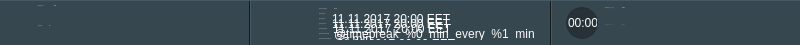
  <widget class="QFrame" name="frame_top_info">
   <property name="geometry">
    <rect>
     <x>0</x>
     <y>46</y>
     <width>800</width>
     <height>45</height>
    </rect>
   </property>
   <property name="minimumSize">
    <size>
     <width>800</width>
     <height>45</height>
    </size>
   </property>
   <property name="maximumSize">
    <size>
     <width>800</width>
     <height>45</height>
    </size>
   </property>
   <property name="styleSheet">
    <string notr="true">.QFrame {
background-color: #37474f;
border-top: 1px solid #455a64;
}
QLabel {
    color: #b0bec5;
	font: 13px &quot;Open Sans&quot;;
}

QLabel:disabled {
    color: rgba(176, 190, 197, 100);
}</string>
   </property>
   <property name="frameShape">
    <enum>QFrame::StyledPanel</enum>
   </property>
   <property name="frameShadow">
    <enum>QFrame::Raised</enum>
   </property>
   <widget class="QFrame" name="frame_3">
    <property name="geometry">
     <rect>
      <x>250</x>
      <y>0</y>
      <width>301</width>
      <height>45</height>
     </rect>
    </property>
    <property name="minimumSize">
     <size>
      <width>301</width>
      <height>45</height>
     </size>
    </property>
    <property name="maximumSize">
     <size>
      <width>301</width>
      <height>45</height>
     </size>
    </property>
    <property name="styleSheet">
     <string notr="true">.QFrame {
    border-left: 1px solid #455a64;
    border-right: 1px solid #191919;
}</string>
    </property>
    <layout class="QGridLayout" name="gridLayout_3" rowstretch="0,0" columnstretch="0,0">
     <property name="leftMargin">
      <number>14</number>
     </property>
     <property name="topMargin">
      <number>6</number>
     </property>
     <property name="rightMargin">
      <number>15</number>
     </property>
     <property name="bottomMargin">
      <number>5</number>
     </property>
     <property name="horizontalSpacing">
      <number>7</number>
     </property>
     <property name="verticalSpacing">
      <number>0</number>
     </property>
     <item row="0" column="0" rowspan="2" alignment="Qt::AlignLeft|Qt::AlignVCenter">
      <widget class="QLabel" name="icon_2">
       <property name="minimumSize">
        <size>
         <width>32</width>
         <height>32</height>
        </size>
       </property>
       <property name="maximumSize">
        <size>
         <width>32</width>
         <height>32</height>
        </size>
       </property>
       <property name="pixmap">
        <pixmap resource="../../resources.qrc">:/textures/Common/Tournament/icon_info_area_time.png</pixmap>
       </property>
      </widget>
     </item>
     <item row="0" column="1">
      <widget class="QFrame" name="central_frame">
       <property name="styleSheet">
        <string notr="true">QWidget {
    background-color: transparent;
border:none;
}</string>
       </property>
       <layout class="QVBoxLayout" name="verticalLayout_5" stretch="0,0,0,0,0,0,0,1">
        <property name="spacing">
         <number>1</number>
        </property>
        <property name="leftMargin">
         <number>0</number>
        </property>
        <property name="topMargin">
         <number>0</number>
        </property>
        <property name="rightMargin">
         <number>0</number>
        </property>
        <property name="bottomMargin">
         <number>0</number>
        </property>
        <item alignment="Qt::AlignLeft|Qt::AlignTop">
         <widget class="QWidget" name="active_time" native="true">
          <property name="minimumSize">
           <size>
            <width>0</width>
            <height>16</height>
           </size>
          </property>
          <property name="maximumSize">
           <size>
            <width>16777215</width>
            <height>16</height>
           </size>
          </property>
          <layout class="QHBoxLayout" name="horizontalLayout_19" stretch="0,1">
           <property name="spacing">
            <number>5</number>
           </property>
           <property name="leftMargin">
            <number>0</number>
           </property>
           <property name="topMargin">
            <number>0</number>
           </property>
           <property name="rightMargin">
            <number>0</number>
           </property>
           <property name="bottomMargin">
            <number>0</number>
           </property>
           <item alignment="Qt::AlignLeft|Qt::AlignTop">
            <widget class="QLabel" name="msg_active_time">
             <property name="font">
              <font>
               <family>Open Sans</family>
               <pointsize>-1</pointsize>
               <weight>50</weight>
               <italic>false</italic>
               <bold>false</bold>
              </font>
             </property>
             <property name="text">
              <string>@msg_inProgress</string>
             </property>
            </widget>
           </item>
           <item alignment="Qt::AlignLeft|Qt::AlignTop">
            <widget class="QLabel" name="value_active_time">
             <property name="font">
              <font>
               <family>Open Sans</family>
               <pointsize>-1</pointsize>
               <weight>50</weight>
               <italic>false</italic>
               <bold>false</bold>
              </font>
             </property>
             <property name="styleSheet">
              <string notr="true">QLabel {
    font:13px &quot;Open Sans&quot;;
    color: #fafafa;
}</string>
             </property>
             <property name="text">
              <string notr="true">25 min.</string>
             </property>
            </widget>
           </item>
          </layout>
         </widget>
        </item>
        <item alignment="Qt::AlignLeft|Qt::AlignTop">
         <widget class="QWidget" name="startDate" native="true">
          <property name="minimumSize">
           <size>
            <width>0</width>
            <height>16</height>
           </size>
          </property>
          <property name="maximumSize">
           <size>
            <width>16777215</width>
            <height>16</height>
           </size>
          </property>
          <layout class="QHBoxLayout" name="horizontalLayout_18" stretch="0,1">
           <property name="spacing">
            <number>5</number>
           </property>
           <property name="leftMargin">
            <number>0</number>
           </property>
           <property name="topMargin">
            <number>0</number>
           </property>
           <property name="rightMargin">
            <number>0</number>
           </property>
           <property name="bottomMargin">
            <number>0</number>
           </property>
           <item alignment="Qt::AlignLeft|Qt::AlignTop">
            <widget class="QLabel" name="msg_startDate">
             <property name="font">
              <font>
               <family>Open Sans</family>
               <pointsize>-1</pointsize>
               <weight>50</weight>
               <italic>false</italic>
               <bold>false</bold>
              </font>
             </property>
             <property name="text">
              <string>@msg_begins:</string>
             </property>
            </widget>
           </item>
           <item alignment="Qt::AlignLeft|Qt::AlignTop">
            <widget class="QLabel" name="value_startDate">
             <property name="styleSheet">
              <string notr="true">QLabel {
    font:13px &quot;Open Sans&quot;;
    color: #fafafa;
}</string>
             </property>
             <property name="text">
              <string notr="true">11.11.2017 20:00 EET</string>
             </property>
            </widget>
           </item>
          </layout>
         </widget>
        </item>
        <item alignment="Qt::AlignLeft|Qt::AlignTop">
         <widget class="QWidget" name="hadStartedDate" native="true">
          <property name="minimumSize">
           <size>
            <width>0</width>
            <height>16</height>
           </size>
          </property>
          <property name="maximumSize">
           <size>
            <width>16777215</width>
            <height>16</height>
           </size>
          </property>
          <layout class="QHBoxLayout" name="horizontalLayout_20" stretch="0,1">
           <property name="spacing">
            <number>5</number>
           </property>
           <property name="leftMargin">
            <number>0</number>
           </property>
           <property name="topMargin">
            <number>0</number>
           </property>
           <property name="rightMargin">
            <number>0</number>
           </property>
           <property name="bottomMargin">
            <number>0</number>
           </property>
           <item alignment="Qt::AlignLeft|Qt::AlignTop">
            <widget class="QLabel" name="msg_hadStartedDate">
             <property name="font">
              <font>
               <family>Open Sans</family>
               <pointsize>-1</pointsize>
               <weight>50</weight>
               <italic>false</italic>
               <bold>false</bold>
              </font>
             </property>
             <property name="text">
              <string>@msg_begun:</string>
             </property>
            </widget>
           </item>
           <item alignment="Qt::AlignLeft|Qt::AlignTop">
            <widget class="QLabel" name="value_hadStartedDate">
             <property name="styleSheet">
              <string notr="true">QLabel {
    font:13px &quot;Open Sans&quot;;
    color: #fafafa;
}</string>
             </property>
             <property name="text">
              <string notr="true">11.11.2017 20:00 EET</string>
             </property>
            </widget>
           </item>
          </layout>
         </widget>
        </item>
        <item alignment="Qt::AlignLeft|Qt::AlignTop">
         <widget class="QWidget" name="hadFinishedDate" native="true">
          <property name="minimumSize">
           <size>
            <width>0</width>
            <height>16</height>
           </size>
          </property>
          <property name="maximumSize">
           <size>
            <width>16777215</width>
            <height>16</height>
           </size>
          </property>
          <layout class="QHBoxLayout" name="horizontalLayout_24" stretch="0,1">
           <property name="spacing">
            <number>5</number>
           </property>
           <property name="leftMargin">
            <number>0</number>
           </property>
           <property name="topMargin">
            <number>0</number>
           </property>
           <property name="rightMargin">
            <number>0</number>
           </property>
           <property name="bottomMargin">
            <number>0</number>
           </property>
           <item alignment="Qt::AlignLeft|Qt::AlignTop">
            <widget class="QLabel" name="msg_hadFinishedDate">
             <property name="font">
              <font>
               <family>Open Sans</family>
               <pointsize>-1</pointsize>
               <weight>50</weight>
               <italic>false</italic>
               <bold>false</bold>
              </font>
             </property>
             <property name="text">
              <string>@msg_finished:</string>
             </property>
            </widget>
           </item>
           <item alignment="Qt::AlignLeft|Qt::AlignTop">
            <widget class="QLabel" name="value_hadFinishedDate">
             <property name="styleSheet">
              <string notr="true">QLabel {
    font:13px &quot;Open Sans&quot;;
    color: #fafafa;
}</string>
             </property>
             <property name="text">
              <string notr="true">11.11.2017 20:00 EET</string>
             </property>
            </widget>
           </item>
          </layout>
         </widget>
        </item>
        <item alignment="Qt::AlignLeft|Qt::AlignTop">
         <widget class="QWidget" name="timebreak" native="true">
          <property name="minimumSize">
           <size>
            <width>0</width>
            <height>16</height>
           </size>
          </property>
          <property name="maximumSize">
           <size>
            <width>16777215</width>
            <height>16</height>
           </size>
          </property>
          <layout class="QHBoxLayout" name="horizontalLayout_22" stretch="0,1">
           <property name="spacing">
            <number>5</number>
           </property>
           <property name="leftMargin">
            <number>0</number>
           </property>
           <property name="topMargin">
            <number>0</number>
           </property>
           <property name="rightMargin">
            <number>0</number>
           </property>
           <property name="bottomMargin">
            <number>0</number>
           </property>
           <item alignment="Qt::AlignLeft|Qt::AlignTop">
            <widget class="QLabel" name="msg_timebreak">
             <property name="font">
              <font>
               <family>Open Sans</family>
               <pointsize>-1</pointsize>
               <weight>50</weight>
               <italic>false</italic>
               <bold>false</bold>
              </font>
             </property>
             <property name="text">
              <string>@msg_timebreak:</string>
             </property>
            </widget>
           </item>
           <item alignment="Qt::AlignLeft|Qt::AlignTop">
            <widget class="QLabel" name="value_timebreak">
             <property name="styleSheet">
              <string notr="true">QLabel {
    font:13px &quot;Open Sans&quot;;
    color: #fafafa;
}</string>
             </property>
             <property name="text">
              <string>@timebreak_%0_min_every_%1_min</string>
             </property>
            </widget>
           </item>
          </layout>
         </widget>
        </item>
        <item alignment="Qt::AlignLeft|Qt::AlignTop">
         <widget class="QWidget" name="nextTimebreak" native="true">
          <property name="minimumSize">
           <size>
            <width>0</width>
            <height>16</height>
           </size>
          </property>
          <property name="maximumSize">
           <size>
            <width>16777215</width>
            <height>16</height>
           </size>
          </property>
          <layout class="QHBoxLayout" name="horizontalLayout_23" stretch="0,1">
           <property name="spacing">
            <number>5</number>
           </property>
           <property name="leftMargin">
            <number>0</number>
           </property>
           <property name="topMargin">
            <number>0</number>
           </property>
           <property name="rightMargin">
            <number>0</number>
           </property>
           <property name="bottomMargin">
            <number>0</number>
           </property>
           <item alignment="Qt::AlignLeft|Qt::AlignTop">
            <widget class="QLabel" name="msg_nextTimebreak">
             <property name="font">
              <font>
               <family>Open Sans</family>
               <pointsize>-1</pointsize>
               <weight>50</weight>
               <italic>false</italic>
               <bold>false</bold>
              </font>
             </property>
             <property name="text">
              <string>@msg_nextTimebreak:</string>
             </property>
            </widget>
           </item>
           <item alignment="Qt::AlignLeft|Qt::AlignTop">
            <widget class="QLabel" name="value_nextTimebreak">
             <property name="styleSheet">
              <string notr="true">QLabel {
    font:13px &quot;Open Sans&quot;;
    color: #fafafa;
}</string>
             </property>
             <property name="text">
              <string notr="true">35 min.</string>
             </property>
            </widget>
           </item>
          </layout>
         </widget>
        </item>
        <item alignment="Qt::AlignLeft|Qt::AlignTop">
         <widget class="QWidget" name="registrationDate" native="true">
          <property name="minimumSize">
           <size>
            <width>0</width>
            <height>16</height>
           </size>
          </property>
          <property name="maximumSize">
           <size>
            <width>16777215</width>
            <height>16</height>
           </size>
          </property>
          <layout class="QHBoxLayout" name="horizontalLayout_21" stretch="0,1">
           <property name="spacing">
            <number>5</number>
           </property>
           <property name="leftMargin">
            <number>0</number>
           </property>
           <property name="topMargin">
            <number>0</number>
           </property>
           <property name="rightMargin">
            <number>0</number>
           </property>
           <property name="bottomMargin">
            <number>0</number>
           </property>
           <item alignment="Qt::AlignLeft|Qt::AlignTop">
            <widget class="QLabel" name="msg_registrationDate">
             <property name="font">
              <font>
               <family>Open Sans</family>
               <pointsize>-1</pointsize>
               <weight>50</weight>
               <italic>false</italic>
               <bold>false</bold>
              </font>
             </property>
             <property name="text">
              <string>@msg_registrationBegins:</string>
             </property>
            </widget>
           </item>
           <item alignment="Qt::AlignLeft|Qt::AlignTop">
            <widget class="QLabel" name="value_registrationDate">
             <property name="styleSheet">
              <string notr="true">QLabel {
    font:13px &quot;Open Sans&quot;;
    color: #fafafa;
}</string>
             </property>
             <property name="text">
              <string notr="true">11.11.2017 20:00 EET</string>
             </property>
            </widget>
           </item>
          </layout>
         </widget>
        </item>
        <item>
         <spacer name="verticalSpacer">
          <property name="orientation">
           <enum>Qt::Vertical</enum>
          </property>
          <property name="sizeHint" stdset="0">
           <size>
            <width>20</width>
            <height>40</height>
           </size>
          </property>
         </spacer>
        </item>
       </layout>
      </widget>
     </item>
    </layout>
   </widget>
   <widget class="QFrame" name="frame">
    <property name="geometry">
     <rect>
      <x>0</x>
      <y>0</y>
      <width>250</width>
      <height>45</height>
     </rect>
    </property>
    <property name="minimumSize">
     <size>
      <width>250</width>
      <height>45</height>
     </size>
    </property>
    <property name="maximumSize">
     <size>
      <width>250</width>
      <height>45</height>
     </size>
    </property>
    <property name="styleSheet">
     <string notr="true">.QFrame {
    border-right: 1px solid #191919;
}</string>
    </property>
    <property name="frameShape">
     <enum>QFrame::StyledPanel</enum>
    </property>
    <property name="frameShadow">
     <enum>QFrame::Raised</enum>
    </property>
    <layout class="QGridLayout" name="gridLayout_5" rowstretch="0,1" columnstretch="0,0,1">
     <property name="leftMargin">
      <number>17</number>
     </property>
     <property name="topMargin">
      <number>3</number>
     </property>
     <property name="rightMargin">
      <number>15</number>
     </property>
     <property name="bottomMargin">
      <number>1</number>
     </property>
     <property name="horizontalSpacing">
      <number>5</number>
     </property>
     <property name="verticalSpacing">
      <number>1</number>
     </property>
     <item row="0" column="0" colspan="2" alignment="Qt::AlignLeft|Qt::AlignVCenter">
      <widget class="QLabel" name="msg_fond">
       <property name="font">
        <font>
         <family>Open Sans</family>
         <pointsize>-1</pointsize>
         <weight>50</weight>
         <italic>false</italic>
         <bold>false</bold>
        </font>
       </property>
       <property name="styleSheet">
        <string notr="true">QLabel {
image: url(:/textures/Common/Tournament/icon_info_area_2_total_prize_money.png);
image-position: left;
color: #b0bec5;
	font: 13px &quot;Open Sans&quot;;
}</string>
       </property>
       <property name="text">
        <string>@msg_fond:</string>
       </property>
       <property name="alignment">
        <set>Qt::AlignLeading|Qt::AlignLeft|Qt::AlignVCenter</set>
       </property>
       <property name="indent">
        <number>20</number>
       </property>
       <property name="static" stdset="0">
        <bool>true</bool>
       </property>
      </widget>
     </item>
     <item row="0" column="2" alignment="Qt::AlignLeft|Qt::AlignVCenter">
      <widget class="QLabel" name="value_fond">
       <property name="font">
        <font>
         <family>Open Sans</family>
         <pointsize>-1</pointsize>
         <weight>50</weight>
         <italic>false</italic>
         <bold>false</bold>
        </font>
       </property>
       <property name="toolTip">
        <string notr="true">($$).($$)</string>
       </property>
       <property name="styleSheet">
        <string notr="true">QLabel {
    font: 13px &quot;Open Sans&quot;;
    color: #fafafa;
}</string>
       </property>
       <property name="text">
        <string notr="true">$000</string>
       </property>
      </widget>
     </item>
     <item row="1" column="0" alignment="Qt::AlignLeft|Qt::AlignVCenter">
      <widget class="QLabel" name="msg_players">
       <property name="font">
        <font>
         <family>Open Sans</family>
         <pointsize>-1</pointsize>
         <weight>50</weight>
         <italic>false</italic>
         <bold>false</bold>
        </font>
       </property>
       <property name="styleSheet">
        <string notr="true">QLabel {

image-position: left;
	image: url(:/textures/Common/Tournament/icon_info_area_2_players.png);
color: #b0bec5;
	font: 13px &quot;Open Sans&quot;;
}</string>
       </property>
       <property name="text">
        <string>@players:</string>
       </property>
       <property name="indent">
        <number>20</number>
       </property>
      </widget>
     </item>
     <item row="1" column="1" colspan="2" alignment="Qt::AlignLeft|Qt::AlignVCenter">
      <widget class="QLabel" name="value_players_registered">
       <property name="font">
        <font>
         <family>Open Sans</family>
         <pointsize>-1</pointsize>
         <weight>50</weight>
         <italic>false</italic>
         <bold>false</bold>
        </font>
       </property>
       <property name="toolTip">
        <string notr="true">($$).($$)</string>
       </property>
       <property name="styleSheet">
        <string notr="true">QLabel {
    font: 13px &quot;Open Sans&quot;;
    color: #fafafa;
}</string>
       </property>
       <property name="text">
        <string notr="true">%0</string>
       </property>
      </widget>
     </item>
    </layout>
   </widget>
   <widget class="QFrame" name="frame_2">
    <property name="geometry">
     <rect>
      <x>551</x>
      <y>0</y>
      <width>249</width>
      <height>45</height>
     </rect>
    </property>
    <property name="minimumSize">
     <size>
      <width>249</width>
      <height>45</height>
     </size>
    </property>
    <property name="maximumSize">
     <size>
      <width>249</width>
      <height>45</height>
     </size>
    </property>
    <property name="styleSheet">
     <string notr="true">.QFrame {
    border-left: 1px solid #455a64;
}</string>
    </property>
    <property name="frameShape">
     <enum>QFrame::StyledPanel</enum>
    </property>
    <property name="frameShadow">
     <enum>QFrame::Raised</enum>
    </property>
    <layout class="QGridLayout" name="gridLayout_4" rowstretch="0,1" columnstretch="0,0,1">
     <property name="leftMargin">
      <number>14</number>
     </property>
     <property name="topMargin">
      <number>5</number>
     </property>
     <property name="rightMargin">
      <number>15</number>
     </property>
     <property name="bottomMargin">
      <number>4</number>
     </property>
     <property name="horizontalSpacing">
      <number>7</number>
     </property>
     <property name="verticalSpacing">
      <number>0</number>
     </property>
     <item row="1" column="1" alignment="Qt::AlignLeft|Qt::AlignVCenter">
      <widget class="QLabel" name="msg_nextLevel">
       <property name="enabled">
        <bool>false</bool>
       </property>
       <property name="font">
        <font>
         <family>Open Sans</family>
         <pointsize>-1</pointsize>
         <weight>50</weight>
         <italic>false</italic>
         <bold>false</bold>
        </font>
       </property>
       <property name="text">
        <string>@msg_next_lvl_%0:</string>
       </property>
       <property name="alignment">
        <set>Qt::AlignBottom|Qt::AlignLeading|Qt::AlignLeft</set>
       </property>
      </widget>
     </item>
     <item row="0" column="2" alignment="Qt::AlignLeft|Qt::AlignVCenter">
      <widget class="QLabel" name="value_level">
       <property name="font">
        <font>
         <family>Open Sans</family>
         <pointsize>-1</pointsize>
         <weight>50</weight>
         <italic>false</italic>
         <bold>false</bold>
        </font>
       </property>
       <property name="styleSheet">
        <string notr="true">QLabel {
    font: 13px &quot;Open Sans&quot;;
    color: #fafafa;
}</string>
       </property>
       <property name="text">
        <string notr="true">%0/%1</string>
       </property>
      </widget>
     </item>
     <item row="0" column="1" alignment="Qt::AlignLeft|Qt::AlignVCenter">
      <widget class="QLabel" name="msg_level">
       <property name="font">
        <font>
         <family>Open Sans</family>
         <pointsize>-1</pointsize>
         <weight>50</weight>
         <italic>false</italic>
         <bold>false</bold>
        </font>
       </property>
       <property name="text">
        <string>@msg_curr_lvl_%0:</string>
       </property>
      </widget>
     </item>
     <item row="1" column="2" alignment="Qt::AlignLeft|Qt::AlignVCenter">
      <widget class="QLabel" name="value_nextLevel">
       <property name="enabled">
        <bool>false</bool>
       </property>
       <property name="font">
        <font>
         <family>Open Sans</family>
         <pointsize>-1</pointsize>
         <weight>50</weight>
         <italic>false</italic>
         <bold>false</bold>
        </font>
       </property>
       <property name="styleSheet">
        <string notr="true">QLabel {
    font: 13px &quot;Open Sans&quot;;
    color: #fafafa;
}

QLabel:disabled {
    color: rgba(250, 250, 250, 100);
}</string>
       </property>
       <property name="text">
        <string notr="true">%0/%1</string>
       </property>
       <property name="alignment">
        <set>Qt::AlignBottom|Qt::AlignLeading|Qt::AlignLeft</set>
       </property>
      </widget>
     </item>
     <item row="0" column="0" rowspan="2" alignment="Qt::AlignLeft|Qt::AlignVCenter">
      <widget class="QLabel" name="clock">
       <property name="minimumSize">
        <size>
         <width>32</width>
         <height>32</height>
        </size>
       </property>
       <property name="maximumSize">
        <size>
         <width>32</width>
         <height>32</height>
        </size>
       </property>
       <property name="styleSheet">
        <string notr="true">QLabel {
    background-color: #263238;
    border-radius: 16px;
    border: 1px solid rgba(25, 25, 25, 100);
    font: 11px &quot;Open Sans&quot;;
    color: #fafafa;
}</string>
       </property>
       <property name="text">
        <string notr="true">00:00</string>
       </property>
       <property name="margin">
        <number>1</number>
       </property>
       <property name="indent">
        <number>1</number>
       </property>
      </widget>
     </item>
    </layout>
   </widget>
  </widget>
